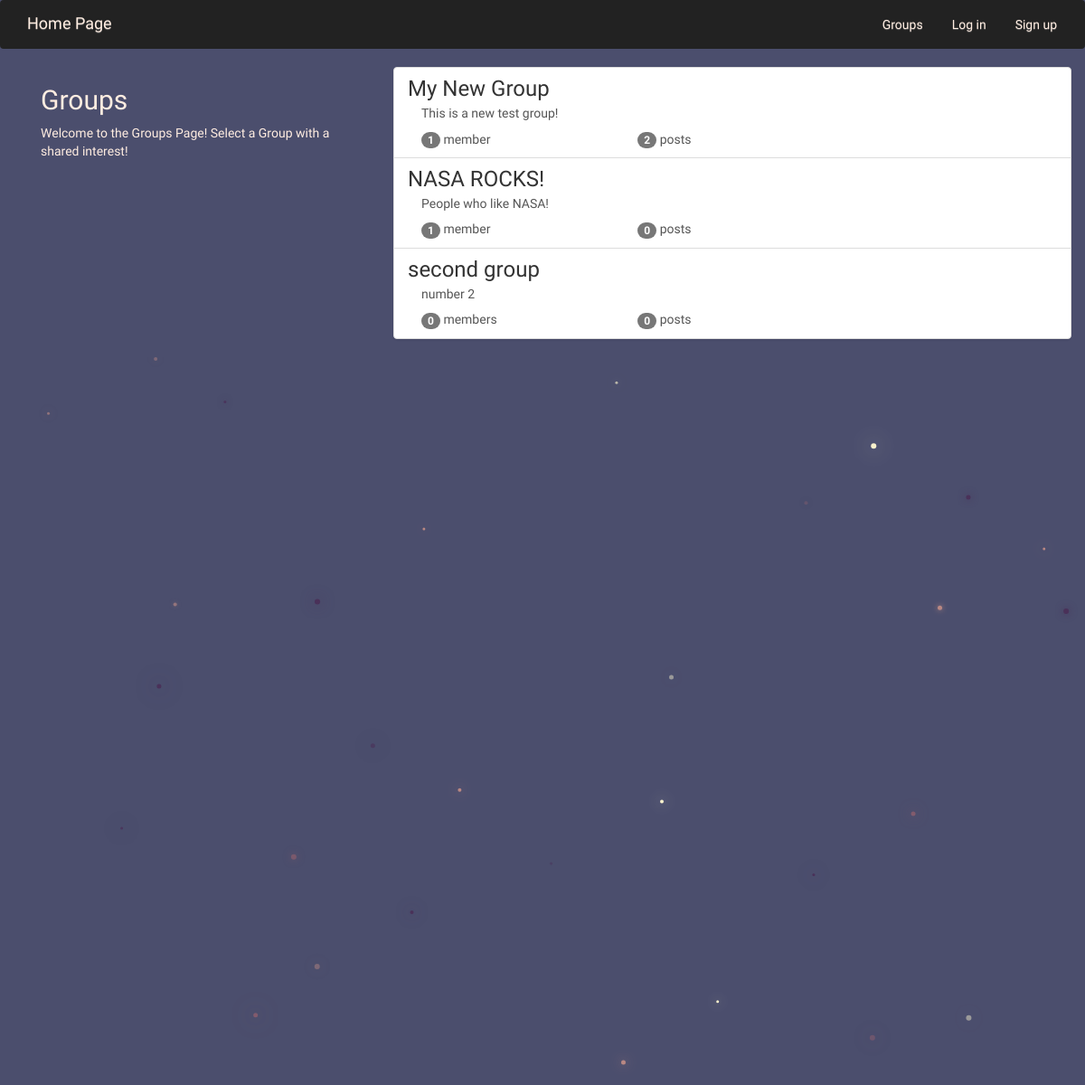
The app's page /groups/, older data.
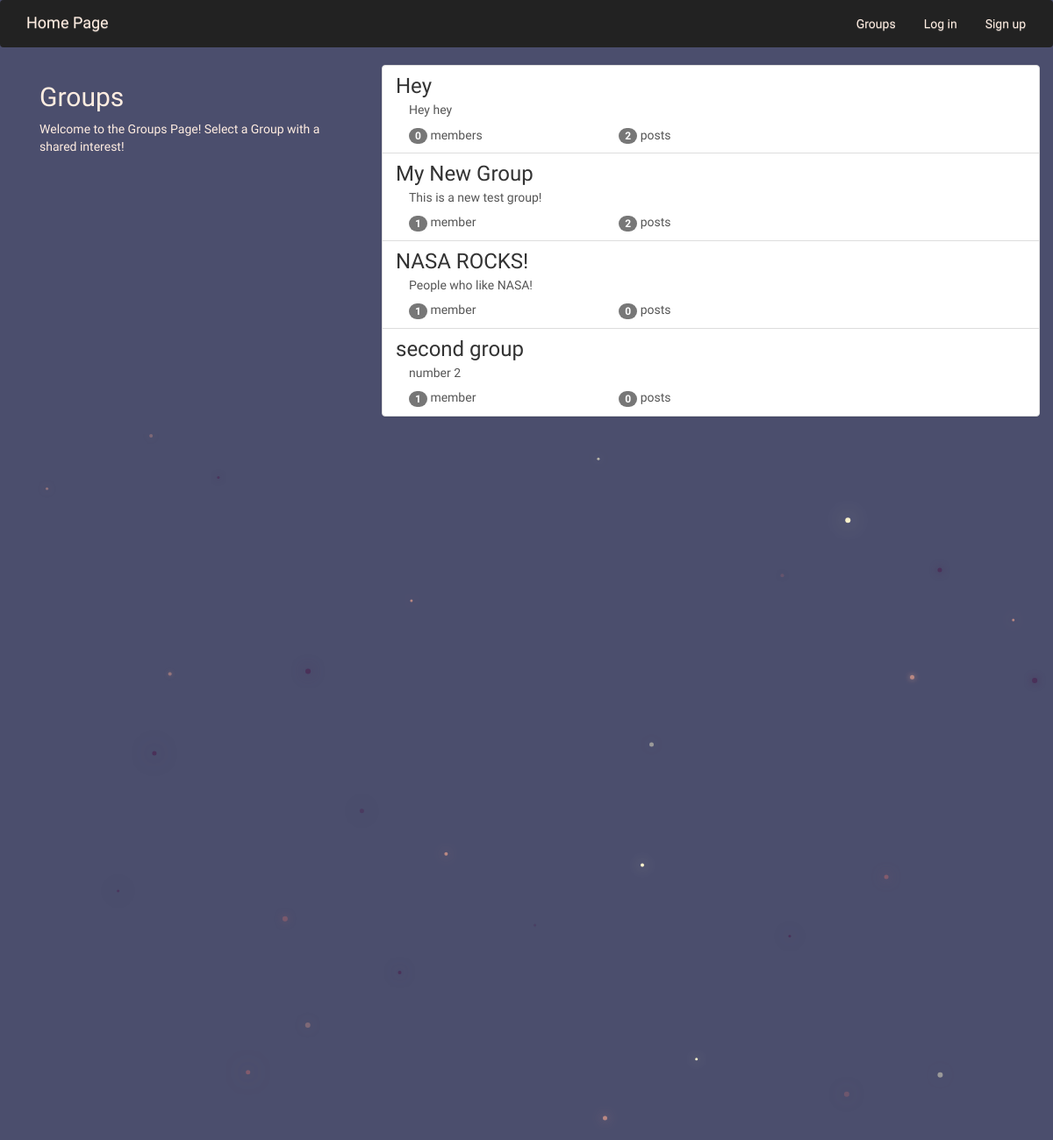
The same page, newer data.
### groups/models.py (models this page shows, shortened)
class Group(models.Model):
    name = models.CharField(max_length=255, unique=True)
    slug = models.SlugField(allow_unicode=True, unique=True)
    description = models.TextField(blank=True, default='')
    description_html = models.TextField(editable=False, default='', blank=True)
    members = models.ManyToManyField(User,through="GroupMember")
    class Meta:
        ordering = ["name"]

### groups/views.py (the view)
class ListGroups(generic.ListView):
    model = Group

### groups/templates/groups/group_list.html (shortened to what this page needs)
{% extends "groups/group_base.html" %}
{% block pregroup %}
<div class="col-md-4">
	<div class="content">
			<h2>Groups</h2>
			<p>Welcome to the Groups Page! Select a Group with a shared interest!</p>
	</div>
</div>
{% endblock %}
{% block group_content %}
<div class="col-md-8">
	<div class="list-group">
		{% for group in object_list %}
		  <a class="list-group-item" href="{% url 'groups:single' slug=group.slug %}">
			     <h3 class="title list-group-item-heading">{{ group.name }}</h3>
			<div class="list-group-item-text container-fluid">
				{{ group.description_html|safe }}
				<div class="row">
					<div class="col-md-4">
						<span class="badge">{{ group.members.count }}</span> member{{ group.members.count|pluralize }}
					</div>
					<div class="col-md-4">
						<span class="badge">{{ group.posts.count }}</span> post{{ group.posts.count|pluralize }}
					</div>
				</div>
			</div>
		</a>
		{% endfor %}
	</div>
</div>
{% endblock %}

Row changes from the older to the newer data that the page shows:
added Group: name "Hey", description_html "Hey hey", members.count "0", posts.count "2"
computed for Group "second group": members.count "0" → "1"
